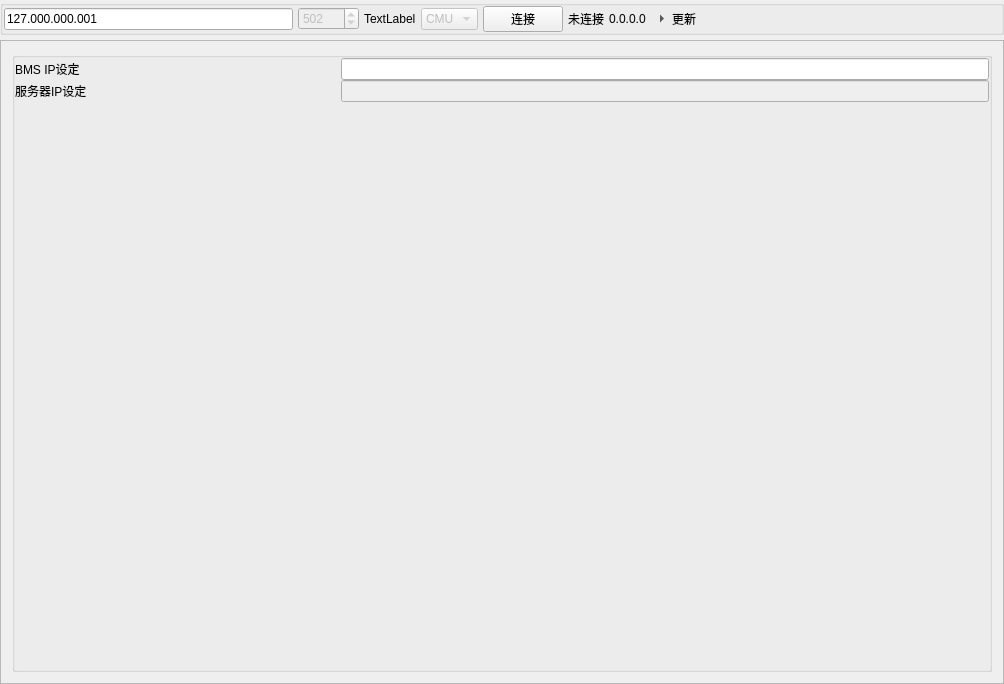
<?xml version="1.0" encoding="UTF-8"?>
<ui version="4.0">
 <class>CmuIpView</class>
 <widget class="QWidget" name="CmuIpView">
  <property name="windowModality">
   <enum>Qt::NonModal</enum>
  </property>
  <property name="geometry">
   <rect>
    <x>0</x>
    <y>0</y>
    <width>1004</width>
    <height>684</height>
   </rect>
  </property>
  <property name="sizePolicy">
   <sizepolicy hsizetype="Expanding" vsizetype="Expanding">
    <horstretch>0</horstretch>
    <verstretch>0</verstretch>
   </sizepolicy>
  </property>
  <property name="minimumSize">
   <size>
    <width>200</width>
    <height>450</height>
   </size>
  </property>
  <property name="focusPolicy">
   <enum>Qt::ClickFocus</enum>
  </property>
  <property name="windowTitle">
   <string>Widget</string>
  </property>
  <property name="autoFillBackground">
   <bool>true</bool>
  </property>
  <layout class="QVBoxLayout" name="verticalLayout">
   <property name="spacing">
    <number>5</number>
   </property>
   <property name="leftMargin">
    <number>0</number>
   </property>
   <property name="topMargin">
    <number>0</number>
   </property>
   <property name="rightMargin">
    <number>0</number>
   </property>
   <property name="bottomMargin">
    <number>0</number>
   </property>
   <item>
    <widget class="QGroupBox" name="gSettings">
     <property name="enabled">
      <bool>true</bool>
     </property>
     <property name="sizePolicy">
      <sizepolicy hsizetype="Preferred" vsizetype="Fixed">
       <horstretch>0</horstretch>
       <verstretch>0</verstretch>
      </sizepolicy>
     </property>
     <property name="title">
      <string notr="true"/>
     </property>
     <property name="flat">
      <bool>false</bool>
     </property>
     <layout class="QHBoxLayout" name="horizontalLayout_8">
      <property name="spacing">
       <number>5</number>
      </property>
      <property name="leftMargin">
       <number>1</number>
      </property>
      <property name="topMargin">
       <number>0</number>
      </property>
      <property name="rightMargin">
       <number>1</number>
      </property>
      <property name="bottomMargin">
       <number>0</number>
      </property>
      <item>
       <widget class="QLineEdit" name="lineStaIP">
        <property name="toolTip">
         <string>输入IP地址</string>
        </property>
        <property name="inputMask">
         <string>000.000.000.000</string>
        </property>
        <property name="text">
         <string>127.000.000.001</string>
        </property>
        <property name="maxLength">
         <number>15</number>
        </property>
       </widget>
      </item>
      <item>
       <widget class="QSpinBox" name="spinBoxPort">
        <property name="enabled">
         <bool>false</bool>
        </property>
        <property name="maximum">
         <number>65535</number>
        </property>
        <property name="value">
         <number>502</number>
        </property>
       </widget>
      </item>
      <item>
       <widget class="QLabel" name="label">
        <property name="text">
         <string>TextLabel</string>
        </property>
       </widget>
      </item>
      <item>
       <widget class="QComboBox" name="cbProtocol">
        <property name="enabled">
         <bool>false</bool>
        </property>
        <item>
         <property name="text">
          <string>CMU</string>
         </property>
        </item>
        <item>
         <property name="text">
          <string>BMS</string>
         </property>
        </item>
       </widget>
      </item>
      <item>
       <widget class="QPushButton" name="tbtnConnect">
        <property name="cursor">
         <cursorShape>PointingHandCursor</cursorShape>
        </property>
        <property name="text">
         <string>连接</string>
        </property>
       </widget>
      </item>
      <item>
       <widget class="QLabel" name="labelStatus">
        <property name="sizePolicy">
         <sizepolicy hsizetype="Preferred" vsizetype="Fixed">
          <horstretch>0</horstretch>
          <verstretch>0</verstretch>
         </sizepolicy>
        </property>
        <property name="font">
         <font>
          <family>Arial</family>
          <italic>false</italic>
          <bold>false</bold>
         </font>
        </property>
        <property name="frameShape">
         <enum>QFrame::NoFrame</enum>
        </property>
        <property name="text">
         <string>未连接</string>
        </property>
        <property name="textFormat">
         <enum>Qt::PlainText</enum>
        </property>
        <property name="scaledContents">
         <bool>false</bool>
        </property>
       </widget>
      </item>
      <item>
       <widget class="QLabel" name="labelVer">
        <property name="text">
         <string>0.0.0.0</string>
        </property>
       </widget>
      </item>
      <item>
       <widget class="QToolButton" name="tbtnUpdate">
        <property name="text">
         <string>更新</string>
        </property>
        <property name="popupMode">
         <enum>QToolButton::InstantPopup</enum>
        </property>
        <property name="toolButtonStyle">
         <enum>Qt::ToolButtonTextBesideIcon</enum>
        </property>
        <property name="autoRaise">
         <bool>true</bool>
        </property>
        <property name="arrowType">
         <enum>Qt::RightArrow</enum>
        </property>
       </widget>
      </item>
      <item>
       <spacer name="horizontalSpacer_2">
        <property name="orientation">
         <enum>Qt::Horizontal</enum>
        </property>
        <property name="sizeHint" stdset="0">
         <size>
          <width>291</width>
          <height>20</height>
         </size>
        </property>
       </spacer>
      </item>
     </layout>
    </widget>
   </item>
   <item>
    <widget class="QSplitter" name="splitter_2">
     <property name="orientation">
      <enum>Qt::Horizontal</enum>
     </property>
     <widget class="QScrollArea" name="scrollArea">
      <property name="widgetResizable">
       <bool>true</bool>
      </property>
      <widget class="QWidget" name="sWidget">
       <property name="geometry">
        <rect>
         <x>0</x>
         <y>0</y>
         <width>1002</width>
         <height>651</height>
        </rect>
       </property>
       <layout class="QVBoxLayout" name="verticalLayout_2">
        <item>
         <widget class="QGroupBox" name="tabSet">
          <property name="title">
           <string/>
          </property>
          <property name="flat">
           <bool>true</bool>
          </property>
          <property name="checkable">
           <bool>false</bool>
          </property>
          <layout class="QGridLayout" name="gridLayout">
           <property name="leftMargin">
            <number>0</number>
           </property>
           <property name="topMargin">
            <number>0</number>
           </property>
           <property name="rightMargin">
            <number>0</number>
           </property>
           <property name="bottomMargin">
            <number>5</number>
           </property>
           <property name="horizontalSpacing">
            <number>5</number>
           </property>
           <property name="verticalSpacing">
            <number>0</number>
           </property>
           <item row="1" column="0">
            <widget class="QLabel" name="labelTftpIP">
             <property name="text">
              <string>服务器IP设定</string>
             </property>
            </widget>
           </item>
           <item row="1" column="1" colspan="2">
            <widget class="QLineEdit" name="lineTftpIP">
             <property name="enabled">
              <bool>false</bool>
             </property>
             <property name="focusPolicy">
              <enum>Qt::StrongFocus</enum>
             </property>
             <property name="maxLength">
              <number>15</number>
             </property>
            </widget>
           </item>
           <item row="0" column="0">
            <widget class="QLabel" name="labelBmsIP">
             <property name="text">
              <string>BMS IP设定</string>
             </property>
            </widget>
           </item>
           <item row="0" column="1" colspan="2">
            <widget class="QLineEdit" name="lineBmsIP">
             <property name="focusPolicy">
              <enum>Qt::StrongFocus</enum>
             </property>
             <property name="maxLength">
              <number>15</number>
             </property>
            </widget>
           </item>
           <item row="2" column="0">
            <spacer name="verticalSpacer">
             <property name="orientation">
              <enum>Qt::Vertical</enum>
             </property>
             <property name="sizeHint" stdset="0">
              <size>
               <width>20</width>
               <height>40</height>
              </size>
             </property>
            </spacer>
           </item>
          </layout>
         </widget>
        </item>
       </layout>
      </widget>
     </widget>
    </widget>
   </item>
  </layout>
 </widget>
 <layoutdefault spacing="6" margin="11"/>
 <resources/>
 <connections/>
</ui>
